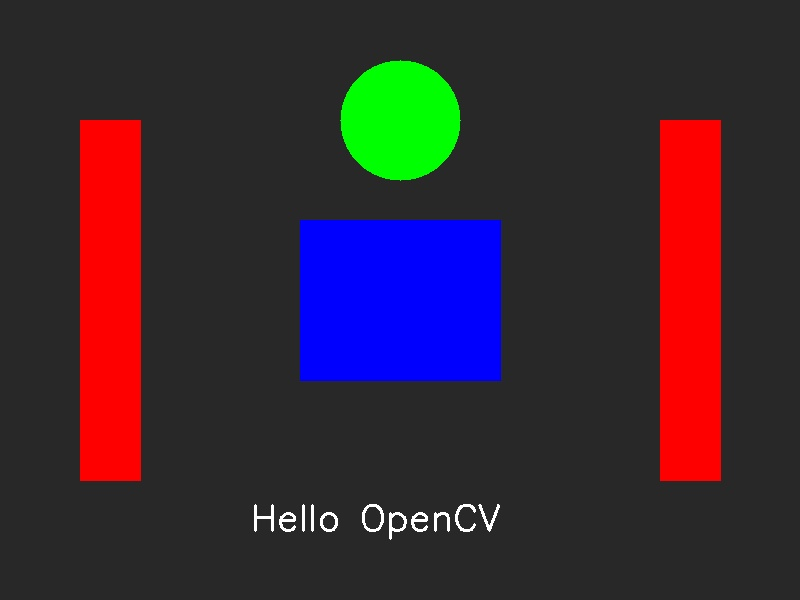
//> input picture lecture2/homework/demo.jpg, 800 x 600 px
$ ./homework   (built with g++ and OpenCV 4)
//> lines starting //> are read from the running program, lines starting //| are printed output that depends on the picture; after the words box and inside, x2 and y2 are one past the last pixel; in counts of white or black regions, pixels touching at a corner belong together
#include <iostream>
#include <opencv2/opencv.hpp>

// ======================= 作业 =======================
// 1. 读取 ../assets/demo.jpg
// 2. 使用 cvtColor 把图像转为灰度图（颜色空间：BGR2GRAY）
// 3. 使用 imwrite 把灰度图保存为 gray.jpg
// 4. 在灰度图上用 circle 画一个圆，标记你要"瞄准"的位置
// 5. 显示灰度图，按任意键退出
// ====================================================

int main()
{
  //1
  cv::Mat img = cv::imread("assets/demo.jpg");
//> img is the input picture: 600 rows x 800 cols, CV_8UC3; mean B, G, R 50.6, 39.5, 56.8
  if (img.empty()) {
    std::cout << "读取图片失败！请检查路径" << std::endl;
    return -1;
  }
  //2
  cv::Mat gray;
  cv::cvtColor(img, gray, cv::COLOR_BGR2GRAY);
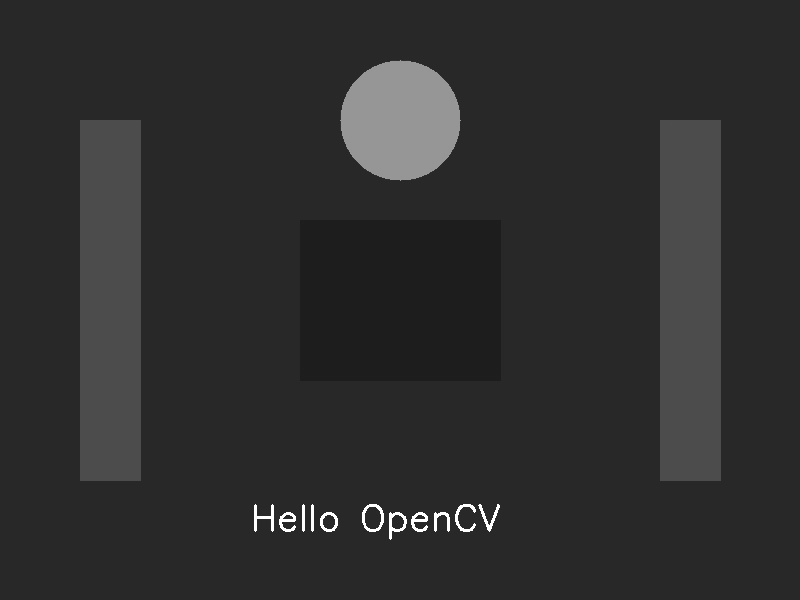
//> gray: 600 rows x 800 cols, CV_8UC1; min 27, max 255, mean 45.9
  //3
  cv::imwrite("gray.jpg", gray);
  //4
  cv::Point aim(gray.cols / 2, gray.rows / 2);
//> aim = Point(400, 300)
  cv::circle(gray, aim, 80, cv::Scalar(255), 3);
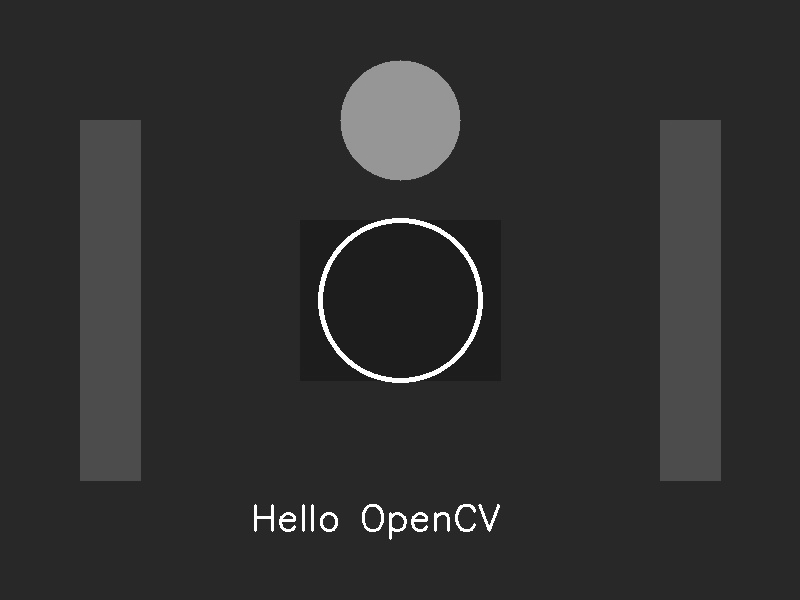
//> gray: 600 rows x 800 cols, CV_8UC1; 0.52% of pixels changed, all inside (x1, y1, x2, y2) = (318, 218, 483, 383)
  //5
  cv::imshow("gray", gray);
  std::cout << "按任意建关闭窗口..." << std::endl;
  cv::waitKey(0);
  return 0;
}
